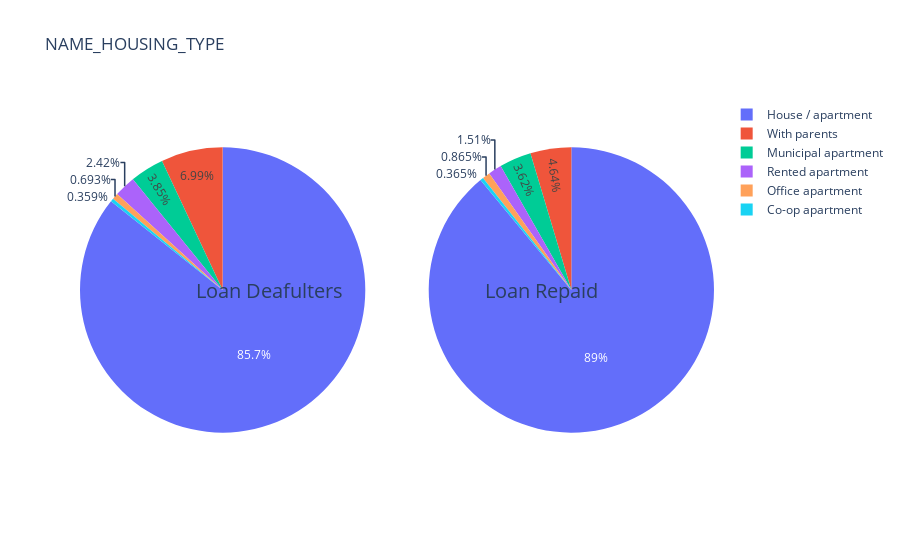

Notebook code cell kept with this figure:
### Markdown cell above
we can clear see that most loan applicant are secondary education

### Code cell
pie_chart('NAME_HOUSING_TYPE')

### Figure 1 — Plotly figure (JSON) as saved in the notebook; plotly's stock layout.template omitted (floating-point values rounded to 4 significant figures)
{"data": [{"domain": {"x": [0, 0.45], "y": [0, 1]}, "labels": ["House / apartment", "With parents", "Municipal apartment", "Rented apartment", "Office apartment", "Co-op apartment"], "textfont": {"size": 12}, "type": "pie", "values": [21272, 1736, 955, 601, 172, 89]}, {"domain": {"x": [0.55, 1], "y": [0, 1]}, "labels": ["House / apartment", "With parents", "Municipal apartment", "Rented apartment", "Office apartment", "Co-op apartment"], "textfont": {"size": 12}, "type": "pie", "values": [251593, 13104, 10227, 4280, 2445, 1033]}], "layout": {"annotations": [{"font": {"size": 20}, "showarrow": false, "text": "Loan Deafulters", "x": 0.18, "y": 0.5}, {"font": {"size": 20}, "showarrow": false, "text": "Loan Repaid", "x": 0.82, "y": 0.5}], "title": {"text": "NAME_HOUSING_TYPE"}}}
